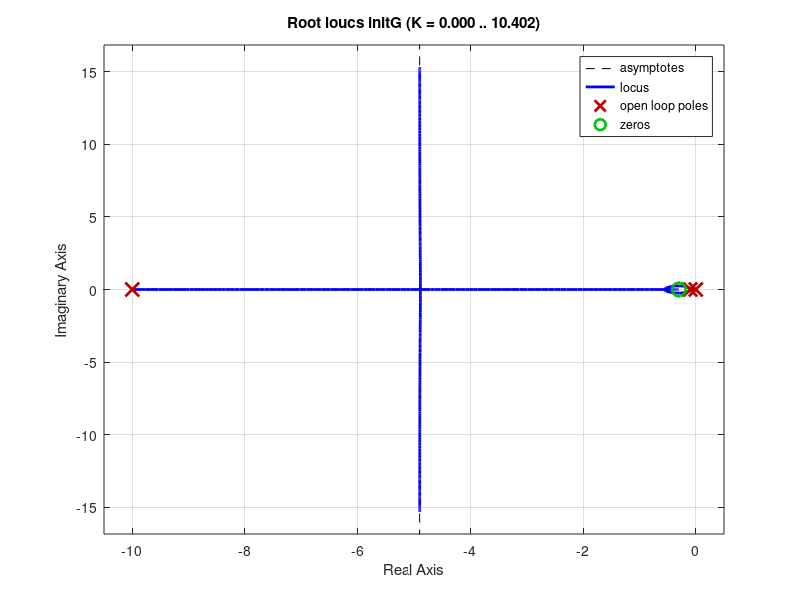
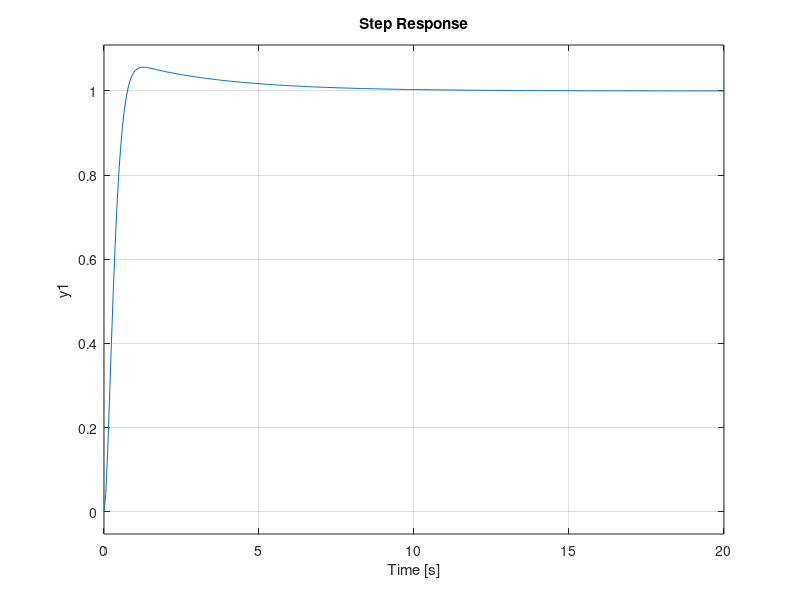

The MATLAB script that drew these images, in order: (Note: this script raises an error after producing the figures.)
%%initialization

close all;
clear all;

%% Enter the work table transfer function
numP = 25;
denP = [1 10.1 1];
Gp = tf(numP,denP);

%% Calculate the classical controller functions

c=0.3;

numC = [1 c];
denC = [1 0];

Gc = tf(numC, denC);
initG = Gc * Gp;
figure
rlocus(initG)
K = 1.2;
KP = K;
KI = c * KP;
Go = K * initG;
Gcl = feedback(Go, 1, -1);

figure;
step(Gcl);
systemInfo = stepinfo(Gcl);
rt = systemInfo.RiseTime;
os = systemInfo.Overshoot / 100;

%% Design of the FLC

dt = 0.01;
Ti = KP / KI;
normalPar=50;
% Gains-initial values
alpha = Ti;
Ke = 1;
K1 = KP / (alpha * Ke);

% Gains-final values
K1 = 10;
Ke = 2;
alpha = 0.4;
Kd = alpha * Ke;

if exist('trapeziErgasias.fis', 'file') == 2
    disp('Wait for the fis model to load');
    fis = readfis('trapeziErgasias');
else
    disp('FIS model is being generated!');
    fis = trapeziErgasiasFIS(); 
    writefis(fis, 'trapeziErgasias.fis');
end


%% scenario1
r=50;
t1 =[];
y1 =[];

t = 0;
y = 0;
dy = 0;
u = 0;

el = 1e-8;
del = 1e-6;
maxt = 20;

e = r - y;
de = -dy;
eNorm = e / normalPar;

while ((abs(e) > el || abs(de) > del) && t < maxt)
   
    t1 = [t1; t];
    y1 = [y1; y];
    preveNorm = eNorm;
    e = r - y;
    eNorm = e / normalPar;
    e1 = Ke * eNorm;
    de1 = (eNorm - preveNorm) * Kd / dt;
    
    de = de1 * normalPar;
    
    if e1 < -1
        e1 = -1;
    elseif e1 > 1
        e1 = 1;
    end
    if de1 < -1
        de1 = -1;
    elseif de1 > 1
        de1 = 1;
    end
    duOut = evalfis([e1, de1],fis);
    duNorm = duOut * K1 * dt;
    du = duNorm * normalPar;
    u = u + du;
    ddy = -denP(2) * dy - denP(3) * y + numP * u;
    t = t + dt;
    y = y + dy * dt;
    dy = dy + ddy * dt;
    
end

rsimul = r * ones(size(t1));
y1fin = lsim(Gcl, rsimul, t1);

figure;
hold on;
plot(t1, y1, 'g', 'LineWidth', 2);
plot(t1, y1fin, ':r', 'LineWidth', 2);
plot(t1, r * ones(size(t1)), '--k');
legend({'x-FZ-PI' , 'r'} ,'FontSize', 13);
xlabel('t[s]');
ylabel('x[o]');
title('Work Table');
hold off;

OSFuzzy = (max(y1) - r) / r;
idx10 = sum(y1 <= 5);
idx90 = sum(y1 <= 45);
RTFuzzy = t1(idx90) - t1(idx10);
figure 
gensurf(fis)

%% scenario2-first part
r=50;
t=0;
time1 = 0:dt:5;
time2 = (5 + dt):dt:10;
time3 = (10 + dt):dt:15;
f1 = 50 * ones(size(time1));
f2 = 20 * ones(size(time2));
f3 = 40 * ones(size(time3));
ftotal = [f1, f2, f3];
t21 = [time1, time2, time3];
iters = 0; 
maxt = 15;

y21 = [];
y = 0;
dy = 0;
u = 0;

e = r - y;
de = -dy;
eNorm = e / normalPar;
while (t < maxt)
    iters = iters + 1;
    t = t21(iters);
    y21 = [y21; y];
    preveNorm = eNorm;
    e = ftotal(iters) - y;
    eNorm = e / normalPar;
    
    e1 = Ke * eNorm;
    de1 = (eNorm - preveNorm) * Kd / dt;
    de = de1 * normalPar;   
    if e1 < -1
        e1 = -1;
    elseif e1 > 1
        e1 = 1;
    end    
    if de1 < -1
        de1 = -1;
    elseif de1 > 1
        de1 = 1;
    end    
    duOut = evalfis([e1, de1], fis);
    duNorm = duOut * K1 * dt;    
    du = duNorm * normalPar;    
    u = u + du;   
    ddy = -denP(2) * dy - denP(3) * y + numP * u;  
    y = y + dy * dt;
    dy = dy + ddy * dt;
    
end

figure;
hold on;
plot(t21, y21, 'b', 'LineWidth', 2);
plot(t21, ftotal, '--k');
legend({'x-FZ-PI' , 'r'} ,'FontSize', 13);
xlabel('t[s]');
ylabel('x[o]');
title('Work Table');
hold off;

%% second part 
r=50;
t=0;
time1 = 0:dt:5;
time2 = (5 + dt):dt:10;
time3 = (10+ dt):dt:20;
f1 = 10 * time1;
f2 = 50 * ones(size(time2));
f3 = 50 - 6.25 * (time3 - 10);

ftotal = [f1, f2, f3];
t22 = [time1, time2, time3];
iters = 0; 
maxt = 20;
y22 = [];

y = 0;
dy = 0;
u = 0;

e = r - y;
de = -dy;
eNorm = e / normalPar;
while (t < maxt)
   
    iters = iters + 1;
    t = t22(iters);
    y22 = [y22; y];
    preveNorm = eNorm;
    e = ftotal(iters) - y;
    eNorm = e / normalPar;    
    e1 = Ke * eNorm;
    de1 = (eNorm - preveNorm) * Kd / dt;
    
    de = de1 * normalPar;
    if e1 < -1
        e1 = -1;
    elseif e1 > 1
        e1 = 1;
    end    
    if de1 < -1
        de1 = -1;
    elseif de1 > 1
        de1 = 1;
    end   
    duOut = evalfis([e1, de1], fis);
    duNorm = duOut * K1 * dt;   
    du = duNorm * normalPar;   
    u = u + du;  
    ddy = -denP(2) * dy - denP(3) * y + numP * u;  
    y = y + dy * dt;
    dy = dy + ddy * dt;
    
end

figure;
hold on;
plot(t22, y22, 'b', 'LineWidth', 2);
plot(t22, ftotal, '--k');
legend({'x-FZ-PI' , 'r'} ,'FontSize', 13);
xlabel('t[s]');
ylabel('x[o]');
title('Work Table');
hold off;